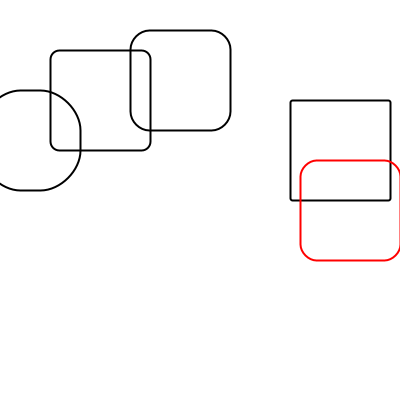
Frame 1 (no input)
Frame 60 (the mouse pressed at the canvas centre just before this capture): identical to frame 1, image omitted
Frame 120 (the mouse held since frame 60 and released just before this capture): identical to frame 1, image omitted

The Processing sketch that drew this single still picture (run headless with seeded random() and noise(); from frame 60 on, the mouse is pressed at the canvas centre):

// Processing sketch: redoundRect
// ── redoundRect.pde
void setup() {
  size(400, 400);
}

void draw() {  
  background(255);

  noFill();
  stroke(0);
  strokeWeight(2);  // Grosor del borde

  // dibujar un rectangulo con bordes redondeados
  Rect.draw(this, 50, 50, 100, 100, 9);
  Rect.draw(this, 130, 30, 100, 100, 19);
  Rect.draw(this, -20, 90, 100, 100, 40);
  Rect.draw(this, 290, 100, 100, 100, 2);
  
  // Sino puede dejarselo como funcion igual que rect

  stroke(255,0,0);
  redoundedRect(300, 160, 100, 100, 16);
}

/** Dibuja rectangulo con bordes redondeados */
public void redoundedRect(int x, int y, int w, int h, int r) {
  beginShape();
    vertex(x + r, y);  // Esquina superior izquierda
    vertex(x + w - r, y);  // Esquina superior derecha
    bezierVertex(x + w - r/2, y, x + w, y + r/2, x + w, y + r);  // Curva superior derecha
    vertex(x + w, y + h - r);  // Esquina inferior derecha
    bezierVertex(x + w, y + h - r/2, x + w - r/2, y + h, x + w - r, y + h);  // Curva inferior derecha
    vertex(x + r, y + h);  // Esquina inferior izquierda
    bezierVertex(x + r/2, y + h, x, y + h - r/2, x, y + h - r);  // Curva inferior izquierda
    vertex(x, y + r);  // Esquina superior izquierda
    bezierVertex(x, y + r/2, x + r/2, y, x + r, y);  // Curva superior izquierda
  endShape();
}

// ── RedoundedRect.pde
static class Rect {
  PApplet p;  // Referencia a PApplet para poder dibujar en el lienzo principal
  
  // Metodo estatico para dibujar el rectangulo con bordes redondeados
  static void draw(PApplet p, int x, int y, int w, int h, int r) {
    // Dibujar rectángulo con bordes redondeados
    p.beginShape();
      p.vertex(x + r, y);  // Esquina superior izquierda
      p.vertex(x + w - r, y);  // Esquina superior derecha
      p.bezierVertex(x + w - r/2, y, x + w, y + r/2, x + w, y + r);  // Curva superior derecha
      p.vertex(x + w, y + h - r);  // Esquina inferior derecha
      p.bezierVertex(x + w, y + h - r/2, x + w - r/2, y + h, x + w - r, y + h);  // Curva inferior derecha
      p.vertex(x + r, y + h);  // Esquina inferior izquierda
      p.bezierVertex(x + r/2, y + h, x, y + h - r/2, x, y + h - r);  // Curva inferior izquierda
      p.vertex(x, y + r);  // Esquina superior izquierda
      p.bezierVertex(x, y + r/2, x + r/2, y, x + r, y);  // Curva superior izquierda
    p.endShape(PApplet.CLOSE);
  }
}
